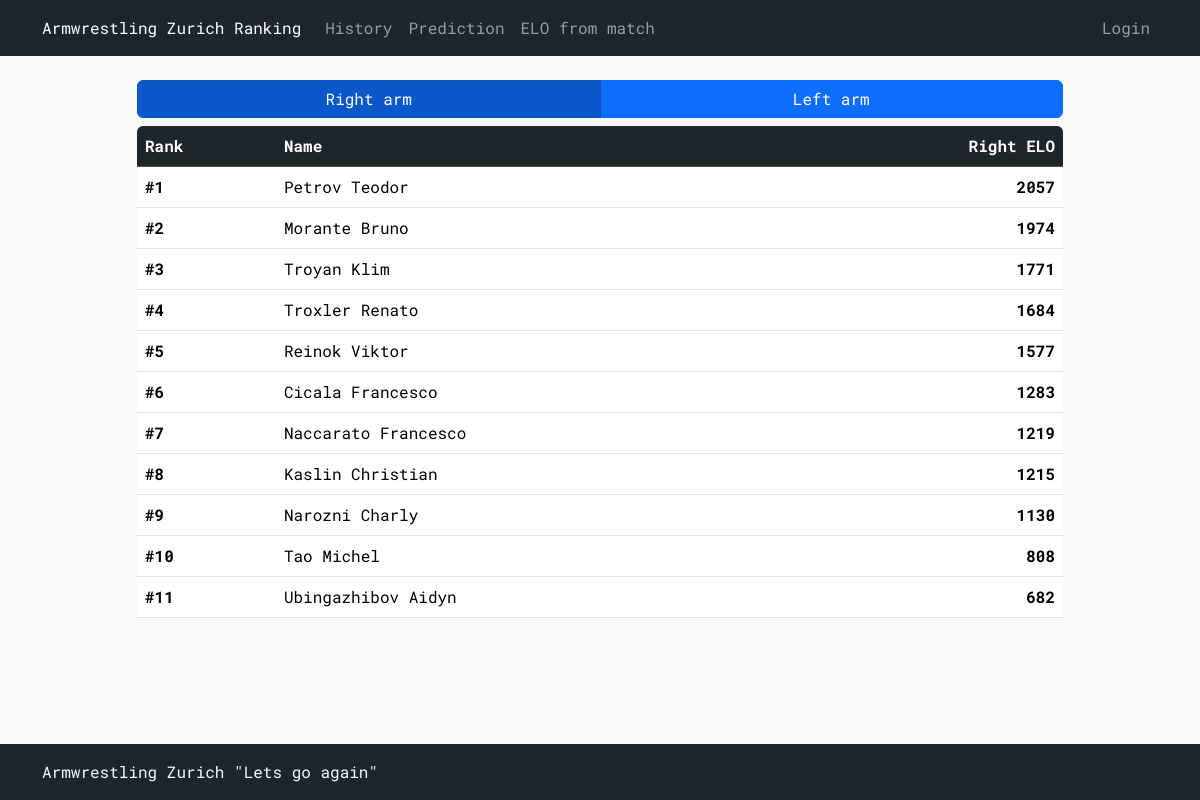
Before: / with the older database file.
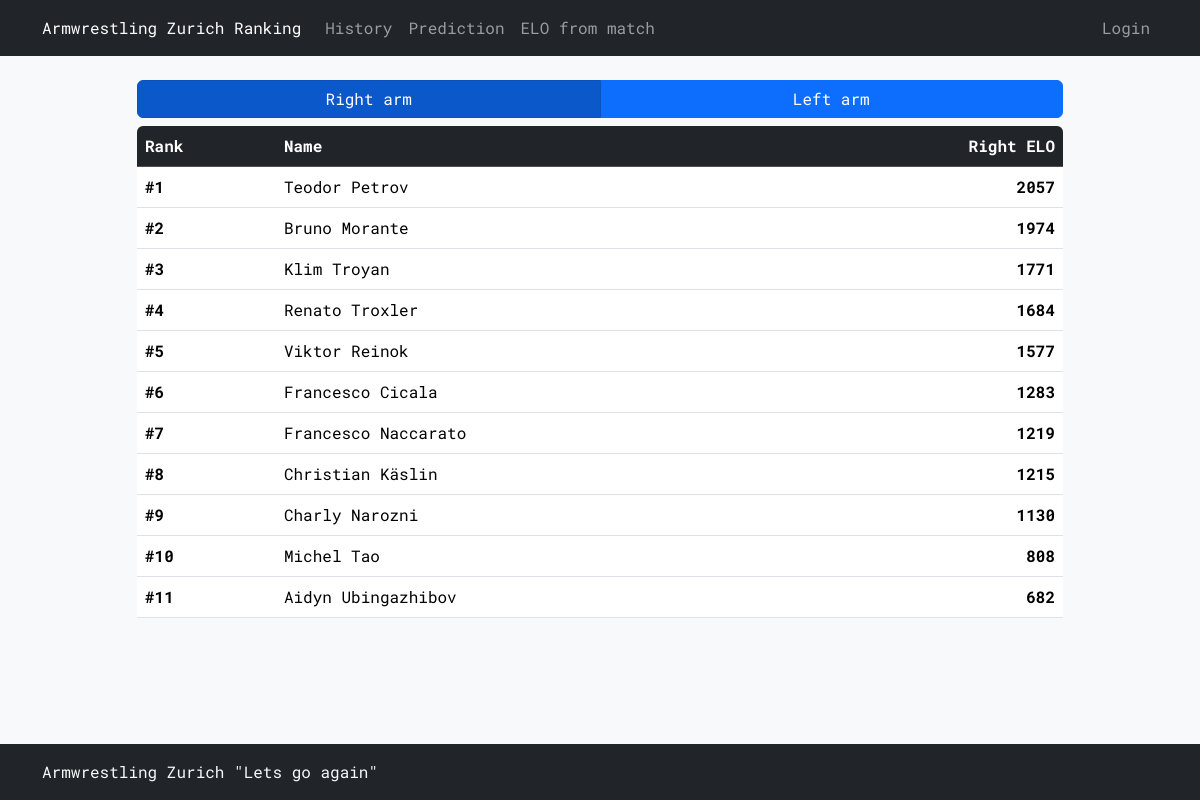
After: the same page with the newer database file.
### tables this page shows
CREATE TABLE armwrestlers (
    name TEXT PRIMARY KEY,
    right_elo INTEGER NOT NULL,
    left_elo INTEGER NOT NULL
);

### armelo_app.py (the view)
@app.route("/")
@app.route("/<arm>")
def ranking(arm='right'):
    order_by = 'right_elo' if arm == 'right' else 'left_elo'
    armwrestlers = db_execute(f'SELECT DENSE_RANK() OVER (ORDER BY {order_by} DESC) AS rank, name, {order_by} FROM armwrestlers')
    username = session.get('username')
    return render_template('ranking.html', armwrestlers=armwrestlers, username=username, arm=arm)

### armelo_app.py (called while the page is built)
def get_db():
    db = getattr(g, '_database', None)
    if db is None:
        db = g._database = sqlite3.connect(DATABASE)
    return db

def db_execute(query, *args):
    db = get_db()
    cur = db.cursor()
    cur.execute(query, args)
    if query.strip().upper().startswith("SELECT"):
        rv = cur.fetchall()
        cur.close()
        return rv
    else:
        db.commit()
        cur.close()

@app.context_processor
def inject_user():
    username = session.get('username')
    return dict(username=username)

### templates/ranking.html (shortened to what this page needs)
{% extends "layout.html" %}
{% block content %}
<div class="btn-group btn-group-toggle mb-2 w-100" data-toggle="buttons">
    <a href="{{ url_for('ranking', arm='right') }}"
       class="btn btn-primary w-50 {{ 'active' if arm == 'right' else '' }}" role="button" aria-pressed="{{ 'true' if arm == 'right' else 'false' }}">Right arm</a>
    <a href="{{ url_for('ranking', arm='left') }}"
       class="btn btn-primary w-50 {{ 'active' if arm == 'left' else '' }}" role="button" aria-pressed="{{ 'true' if arm == 'left' else 'false' }}">Left arm</a>
</div>
<div class="table-responsive rounded">
    <table class="table">
        <thead class="table-dark">
            <tr>
                <th style="width: 15%;">Rank</th>
                <th style="width: 30%;">Name</th>
                <th class="text-end text-nowrap">{{ "Right ELO" if arm == 'right' else "Left ELO" }}</th>
            </tr>
        </thead>
        <tbody>
            {% for armwrestler in armwrestlers %}
            <tr>
                <td><strong>#{{ armwrestler[0] }}</strong></td>
                <td>{{ armwrestler[1] }}</td>
                <td class="text-end"><strong>{{ armwrestler[2] }}</strong></td>
            </tr>
            {% endfor %}
        </tbody>
    </table>
</div>
{% endblock %}

### templates/layout.html (shortened to what this page needs)
<!doctype html>
<html lang="en">
    <head>
        <link href="https://cdn.jsdelivr.net/npm/bootstrap@5.3.2/dist/css/bootstrap.min.css" rel="stylesheet">
        <link href="/static/styles.css" rel="stylesheet">
    </head>
    <body class="bg-light">
        <nav class="navbar navbar-expand-lg navbar-dark bg-dark">
            <div class="container-md">
                <a class="navbar-brand fs-6" href="{{ url_for('ranking') }}">Armwrestling Zurich Ranking</a>
                <div class="collapse navbar-collapse" id="navbarNavAltMarkup">
                    <div class="navbar-nav">
                            <a class="nav-link" href="{{ url_for('history') }}">History</a>
                            <a class="nav-link" href="{{ url_for('prediction') }}">Prediction</a>
                            <a class="nav-link" href="{{ url_for('elo_from_match') }}">ELO from match</a>
                    </div>
                    <div class="navbar-nav ms-auto">
                        {% if username %}
                            <a class="nav-link disabled">{{ username }}</a>
                            <a class="nav-link" href="{{ url_for('logout') }}">Logout</a>
                        {% else %}
                            <a class="nav-link" href="{{ url_for('login') }}">Login</a>
                        {% endif %}
                    </div>
                </div>
            </div>
        </nav>
        <div class="container-sm">
            <div class="row justify-content-center my-4">
                <div class="col-sm-10">
                    {% block content %}{% endblock %}
                </div>
            </div>
        </div>
        <footer class="footer mt-auto py-3 bg-dark">
            <div class="container-md">
                <span class="text-light">Armwrestling Zurich "Lets go again"</span>
            </div>
        </footer>
    </body>
</html>

### static/styles.css (style rules this page uses)
* { font-family: 'Roboto Mono', monospace; }
html, body { height: 100%; scrollbar-width: none; -ms-overflow-style: none; }
body { display: flex; flex-direction: column; }

Changed rows visible on the page:
removed armwrestlers: armwrestler "1", name "Petrov Teodor", right_elo "2057"
removed armwrestlers: armwrestler "2", name "Morante Bruno", right_elo "1974"
removed armwrestlers: armwrestler "3", name "Troyan Klim", right_elo "1771"
removed armwrestlers: armwrestler "4", name "Troxler Renato", right_elo "1684"
removed armwrestlers: armwrestler "5", name "Reinok Viktor", right_elo "1577"
removed armwrestlers: armwrestler "6", name "Cicala Francesco", right_elo "1283"
removed armwrestlers: armwrestler "7", name "Naccarato Francesco", right_elo "1219"
removed armwrestlers: armwrestler "8", name "Kaslin Christian", right_elo "1215"
removed armwrestlers: armwrestler "9", name "Narozni Charly", right_elo "1130"
removed armwrestlers: armwrestler "10", name "Tao Michel", right_elo "808"
removed armwrestlers: armwrestler "11", name "Ubingazhibov Aidyn", right_elo "682"
added armwrestlers: armwrestler "1", name "Teodor Petrov", right_elo "2057"
added armwrestlers: armwrestler "2", name "Bruno Morante", right_elo "1974"
added armwrestlers: armwrestler "3", name "Klim Troyan", right_elo "1771"
added armwrestlers: armwrestler "4", name "Renato Troxler", right_elo "1684"
added armwrestlers: armwrestler "5", name "Viktor Reinok", right_elo "1577"
added armwrestlers: armwrestler "6", name "Francesco Cicala", right_elo "1283"
added armwrestlers: armwrestler "7", name "Francesco Naccarato", right_elo "1219"
added armwrestlers: armwrestler "8", name "Christian Käslin", right_elo "1215"
added armwrestlers: armwrestler "9", name "Charly Narozni", right_elo "1130"
added armwrestlers: armwrestler "10", name "Michel Tao", right_elo "808"
added armwrestlers: armwrestler "11", name "Aidyn Ubingazhibov", right_elo "682"
